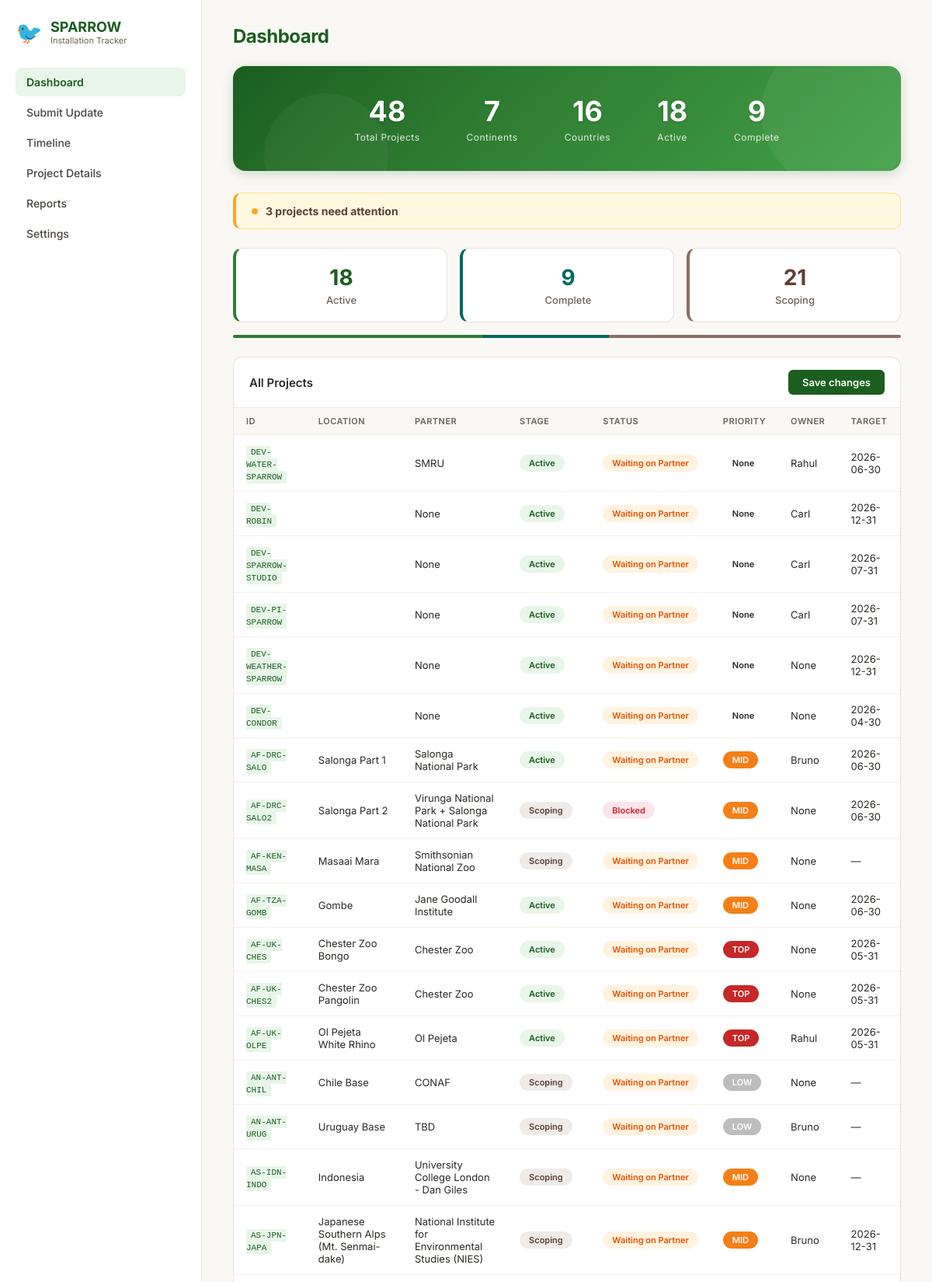
The page / (upper part) on the database its author committed.
### tables this page shows
CREATE TABLE projects (
            project_id        TEXT PRIMARY KEY,
            continent         TEXT,
            country           TEXT,
            location          TEXT,
            partner_org       TEXT,
            status            TEXT NOT NULL DEFAULT 'Scoping',
            blocker           TEXT,
            deployment_type   TEXT,
            timeline_label    TEXT,          -- human-readable: "Before End FY26"
            target_date       TEXT,          -- ISO date or NULL
            target_confidence TEXT,          -- hard / committed / soft / aspirational
            hardware          TEXT,
            estimated_cost    REAL,
            team_owner        TEXT,
            devops_id         INTEGER,
            notes             TEXT,
            last_updated      TEXT NOT NULL,
            last_updated_by   TEXT
        , is_at_risk INTEGER NOT NULL DEFAULT 0, item_type TEXT NOT NULL DEFAULT 'deployment', track_name TEXT, start_date TEXT, parent_project_id TEXT, health TEXT NOT NULL DEFAULT 'On Track', priority TEXT, sparrow INTEGER NOT NULL DEFAULT 0, sparrow_go INTEGER NOT NULL DEFAULT 0, robin INTEGER NOT NULL DEFAULT 0);

### app.py (the view)
@app.route("/")
def dashboard():
    projects = get_all_projects()
    continents = len(set(p["continent"] for p in projects if p.get("continent")))
    countries = len(set(p["country"] for p in projects if p.get("country")))
    active = sum(1 for p in projects if p["status"] == "Active")
    completed = sum(1 for p in projects if p["status"] == "Complete")
    summary = get_status_summary()
    stale = get_stale_projects()
    deadline = get_deadline_approaching()
    attention = stale + [
        d for d in deadline
        if d["project_id"] not in {s["project_id"] for s in stale}
    ]
    recent = get_recent_history(limit=10)
    return render_template(
        "dashboard.html",
        projects=projects,
        continents=continents,
        countries=countries,
        active=active,
        completed=completed,
        summary=summary,
        attention=attention,
        recent=recent,
    )

### app.py (called while the page is built)
@app.context_processor
def inject_globals():
    projects = get_all_projects()
    return dict(
        today=date.today(),
        total_projects=len(projects),
        llm_available=llm_available,
        VALID_STATUSES=VALID_STATUSES,
        VALID_HEALTH=VALID_HEALTH,
        VALID_PRIORITIES=VALID_PRIORITIES,
        TEAM_MEMBERS=TEAM_MEMBERS,
    )

### db.py (called while the page is built)
@contextmanager
def get_conn():
    conn = sqlite3.connect(DB_PATH)
    conn.row_factory = sqlite3.Row
    conn.execute("PRAGMA journal_mode=WAL")
    conn.execute("PRAGMA foreign_keys=ON")
    try:
        yield conn
        conn.commit()
    finally:
        conn.close()

def get_all_projects(include_closed=True):
    with get_conn() as conn:
        if include_closed:
            rows = conn.execute("SELECT * FROM projects ORDER BY continent, country, location").fetchall()
        else:
            placeholders = ",".join("?" for _ in CLOSED_STATUSES)
            rows = conn.execute(
                f"SELECT * FROM projects WHERE status NOT IN ({placeholders}) ORDER BY continent, country, location",
                list(CLOSED_STATUSES),
            ).fetchall()
        return [dict(r) for r in rows]

def get_recent_history(days=14, limit=100):
    cutoff = (datetime.utcnow() - timedelta(days=days)).isoformat(timespec="seconds")
    with get_conn() as conn:
        rows = conn.execute(
            "SELECT * FROM history WHERE timestamp >= ? ORDER BY timestamp DESC LIMIT ?",
            (cutoff, limit),
        ).fetchall()
        result = []
        for r in rows:
            d = dict(r)
            d["changes"] = json.loads(d["changes"])
            result.append(d)
        return result

def get_stale_projects():
    projects = get_all_projects(include_closed=False)
    stale = []
    now = datetime.utcnow()
    for p in projects:
        threshold = p.get("stale_threshold_days") or STALENESS_THRESHOLDS.get(p.get("health", "On Track"))
        if threshold is None:
            continue
        last = datetime.fromisoformat(p["last_updated"])
        days_since = (now - last).days
        if days_since >= threshold:
            p["days_since_update"] = days_since
            p["threshold"] = threshold
            stale.append(p)
    return stale

def get_status_summary():
    with get_conn() as conn:
        rows = conn.execute("SELECT status, COUNT(*) as cnt FROM projects GROUP BY status").fetchall()
        return {r["status"]: r["cnt"] for r in rows}

### templates/dashboard.html (shortened to what this page needs)
{% extends "base.html" %}
{% set active_page = "dashboard" %}
{% block content %}
<div class="page-title">Dashboard</div>
<div class="hero">
  <div class="hero-stat"><div class="num">{{ projects | length }}</div><div class="lbl">Total Projects</div></div>
  <div class="hero-stat"><div class="num">{{ continents }}</div><div class="lbl">Continents</div></div>
  <div class="hero-stat"><div class="num">{{ countries }}</div><div class="lbl">Countries</div></div>
  <div class="hero-stat"><div class="num">{{ active }}</div><div class="lbl">Active</div></div>
  <div class="hero-stat"><div class="num">{{ completed }}</div><div class="lbl">Complete</div></div>
</div>
{% if attention %}
<div class="attention">
  <div class="dot"></div>
  <strong>{{ attention | length }} project{{ 's' if attention | length != 1 }} need{{ '' if attention | length != 1 else 's' }} attention</strong>
</div>
{% endif %}
<div class="stats">
  {% for status, count in summary.items() %}
  <div class="stat-card {{ status | lower }}">
    <div class="count">{{ count }}</div>
    <div class="label">{{ status }}</div>
  </div>
  {% endfor %}
</div>
{% set total = summary.values() | sum %}
{% set status_colors = {'scoping': '#8d6e63', 'active': '#2e7d32', 'complete': '#00695c', 'descoped': '#bdbdbd'} %}
{% if total > 0 %}
<div class="status-bar">
  {% for status, count in summary.items() %}
  <div class="seg" style="width:{{ (count / total * 100) | round(1) }}%;background:{{ status_colors[status | lower] | default('#bdbdbd') }}"></div>
  {% endfor %}
</div>
{% endif %}
{% set status_pill = {'Active': 'active', 'Scoping': 'scoping', 'Complete': 'complete', 'Descoped': 'descoped'} %}
{% set health_pill = {'On Track': 'on-track', 'Waiting on Partner': 'waiting-partner', 'Waiting on Us': 'waiting-us', 'Blocked': 'blocked'} %}
{% set priority_pill = {'TOP': 'pri-top', 'MID': 'pri-mid', 'LOW': 'pri-low'} %}
<div class="table-card">
  <div class="table-header">
    <span>All Projects</span>
    <button class="btn btn-primary">Save changes</button>
  </div>
  <table>
    <thead>
      <tr>
        <th>ID</th>
        <th>Location</th>
        <th>Partner</th>
        <th>Stage</th>
        <th>Status</th>
        <th>Priority</th>
        <th>Owner</th>
        <th>Target</th>
      </tr>
    </thead>
    <tbody>
      {% for p in projects %}
      <tr>
        <td><a href="{{ url_for('project_details', project_id=p.project_id) }}"><code style="color:#1b5e20;background:#e8f5e9;padding:2px 6px;border-radius:3px;font-size:11px">{{ p.project_id }}</code></a></td>
        <td>{{ p.location }}</td>
        <td>{{ p.partner_org }}</td>
        <td><span class="pill {{ status_pill[p.status] | default('') }}">{{ p.status }}</span></td>
        <td><span class="pill {{ health_pill[p.health] | default('') }}">{{ p.health }}</span></td>
        <td><span class="pill {{ priority_pill[p.priority] | default('') }}">{{ p.priority }}</span></td>
        <td>{{ p.team_owner }}</td>
        <td>{{ p.target_date or '—' }}</td>
      </tr>
      {% endfor %}
    </tbody>
  </table>
</div>
{% endblock %}

### static/css/style.css (style rules this page uses)
* { margin: 0; padding: 0; box-sizing: border-box; }
body { font-family: 'Inter', 'Segoe UI', sans-serif; background: #faf8f5; color: #2d2a26; min-height: 100vh; }
a { color: #1b5e20; text-decoration: none; }
.page-title { font-size: 24px; font-weight: 700; color: #1b5e20; margin-bottom: 24px; letter-spacing: -0.5px; }
.hero { background: linear-gradient(135deg, #1b5e20 0%, #2e7d32 40%, #43a047 100%); border-radius: 16px; padding: 36px 40px; margin-bottom: 28px; display: flex; justify-content: center; gap: 60px; color: #fff; position: relative; overflow: hidden; box-shadow: 0 4px 16px rgba(27,94,32,0.2); }
.hero::before { content: ''; position: absolute; top: -40px; right: -20px; width: 200px; height: 200px; background: rgba(255,255,255,0.06); border-radius: 50%; }
.hero::after { content: ''; position: absolute; bottom: -60px; left: 40px; width: 160px; height: 160px; background: rgba(255,255,255,0.04); border-radius: 50%; }
.hero-stat { text-align: center; z-index: 1; }
.hero-stat .num { font-size: 36px; font-weight: 700; text-shadow: 0 1px 3px rgba(0,0,0,0.2); }
.hero-stat .lbl { font-size: 12px; opacity: 0.85; margin-top: 4px; letter-spacing: 0.5px; }
.attention { background: #fff8e1; border: 1px solid #ffe082; border-left: 4px solid #f9a825; border-radius: 10px; padding: 14px 20px; margin-bottom: 24px; font-size: 14px; color: #5d4037; display: flex; align-items: center; gap: 10px; }
.attention .dot { width: 8px; height: 8px; border-radius: 50%; background: #f9a825; animation: pulse 2s infinite; flex-shrink: 0; }
.stats { display: grid; grid-template-columns: repeat(auto-fit, minmax(140px, 1fr)); gap: 16px; margin-bottom: 28px; }
.stat-card { background: #fff; border: 1px solid #e8e2d9; border-radius: 12px; padding: 20px; text-align: center; cursor: pointer; transition: all 0.2s; position: relative; overflow: hidden; }
.stat-card .count { font-size: 28px; font-weight: 700; }
.stat-card .label { font-size: 13px; color: #6d6358; margin-top: 4px; font-weight: 500; }
.stat-card.scoping { border-left: 4px solid #8d6e63; }
.stat-card.scoping .count { color: #5d4037; }
.stat-card.active { border-left: 4px solid #2e7d32; }
.stat-card.active .count { color: #1b5e20; }
.stat-card.complete { border-left: 4px solid #00695c; }
.stat-card.complete .count { color: #00695c; }
.status-bar { height: 4px; border-radius: 2px; margin: -12px 0 24px; display: flex; overflow: hidden; }
.status-bar .seg { height: 100%; }
.table-card { background: #fff; border: 1px solid #e8e2d9; border-radius: 12px; overflow: hidden; margin-bottom: 28px; }
.table-header { padding: 16px 20px; font-size: 15px; font-weight: 600; color: #2d2a26; border-bottom: 1px solid #f0ebe4; display: flex; justify-content: space-between; align-items: center; }
table { width: 100%; border-collapse: collapse; font-size: 13px; }
th { text-align: left; padding: 10px 16px; color: #6d6358; font-weight: 600; font-size: 11px; text-transform: uppercase; letter-spacing: 0.5px; border-bottom: 1px solid #f0ebe4; background: #faf8f5; }
td { padding: 12px 16px; border-bottom: 1px solid #f5f0ea; vertical-align: middle; }
.pill { display: inline-block; padding: 4px 12px; border-radius: 20px; font-size: 11px; font-weight: 600; white-space: nowrap; }
.pill.active { background: #e8f5e9; color: #1b5e20; }
.pill.scoping { background: #efebe9; color: #5d4037; }
.pill.waiting-partner { background: #fff3e0; color: #e65100; }
.pill.blocked { background: #fce4ec; color: #c62828; }
.pill.pri-top { background: #c62828; color: #fff; }
.pill.pri-mid { background: #f57f17; color: #fff; }
.pill.pri-low { background: #bdbdbd; color: #fff; }
.btn { display: inline-flex; align-items: center; gap: 6px; padding: 8px 18px; border-radius: 6px; font-size: 13px; font-weight: 600; cursor: pointer; transition: all 0.15s; border: none; font-family: inherit; text-decoration: none; }
.btn-primary { background: #1b5e20; color: #fff; }

### rows shown on the page
projects: project_id "DEV-WATER-SPARROW", partner_org "SMRU", status "Active", health "Waiting on Partner", priority "None", team_owner "Rahul", target_date "2026-06-30"
projects: project_id "DEV-ROBIN", partner_org "None", status "Active", health "Waiting on Partner", priority "None", team_owner "Carl", target_date "2026-12-31"
projects: project_id "DEV-SPARROW-STUDIO", partner_org "None", status "Active", health "Waiting on Partner", priority "None", team_owner "Carl", target_date "2026-07-31"
projects: project_id "DEV-PI-SPARROW", partner_org "None", status "Active", health "Waiting on Partner", priority "None", team_owner "Carl", target_date "2026-07-31"
projects: project_id "DEV-WEATHER-SPARROW", partner_org "None", status "Active", health "Waiting on Partner", priority "None", team_owner "None", target_date "2026-12-31"
projects: project_id "DEV-CONDOR", partner_org "None", status "Active", health "Waiting on Partner", priority "None", team_owner "None", target_date "2026-04-30"
projects: project_id "AF-DRC-SALO", location "Salonga Part 1", partner_org "Salonga National Park", status "Active", health "Waiting on Partner", priority "MID", team_owner "Bruno", target_date "2026-06-30"
projects: project_id "AF-DRC-SALO2", location "Salonga Part 2", partner_org "Virunga National Park + Salonga National Park", status "Scoping", health "Blocked", priority "MID", team_owner "None", target_date "2026-06-30"
projects: project_id "AF-KEN-MASA", location "Masaai Mara", partner_org "Smithsonian National Zoo", status "Scoping", health "Waiting on Partner", priority "MID", team_owner "None", target_date "—"
projects: project_id "AF-TZA-GOMB", location "Gombe", partner_org "Jane Goodall Institute", status "Active", health "Waiting on Partner", priority "MID", team_owner "None", target_date "2026-06-30"
projects: project_id "AF-UK-CHES", location "Chester Zoo Bongo", partner_org "Chester Zoo", status "Active", health "Waiting on Partner", priority "TOP", team_owner "None", target_date "2026-05-31"
projects: project_id "AF-UK-CHES2", location "Chester Zoo Pangolin", partner_org "Chester Zoo", status "Active", health "Waiting on Partner", priority "TOP", team_owner "None", target_date "2026-05-31"
projects: project_id "AF-UK-OLPE", location "Ol Pejeta White Rhino", partner_org "Ol Pejeta", status "Active", health "Waiting on Partner", priority "TOP", team_owner "Rahul", target_date "2026-05-31"
projects: project_id "AN-ANT-CHIL", location "Chile Base", partner_org "CONAF", status "Scoping", health "Waiting on Partner", priority "LOW", team_owner "None", target_date "—"
projects: project_id "AN-ANT-URUG", location "Uruguay Base", partner_org "TBD", status "Scoping", health "Waiting on Partner", priority "LOW", team_owner "Bruno", target_date "—"
projects: project_id "AS-IDN-INDO", location "Indonesia", partner_org "University College London - Dan Giles", status "Scoping", health "Waiting on Partner", priority "MID", team_owner "None", target_date "—"
projects: project_id "AS-JPN-JAPA", location "Japanese Southern Alps (Mt. Senmai-dake)", partner_org "National Institute for Environmental Studies (NIES)", status "Scoping", health "Waiting on Partner", priority "MID", team_owner "Bruno", target_date "2026-12-31"

### other values the page prints
{{ projects | length }} "48"
{{ continents }} "7"
{{ countries }} "16"
{{ active }} "18"
{{ completed }} "9"
{{ attention | length }} "3"
{{ 's' if attention | length != 1 }} "s"
{{ count }} "18" "9" "21"
{{ status }} "Active" "Complete" "Scoping"
